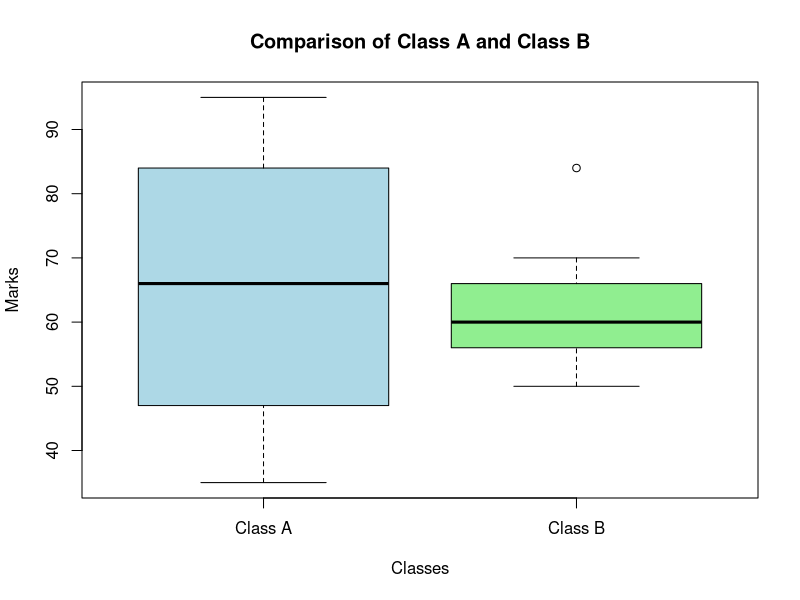

R code for this plot:

# Q3. Comparison of Class A and Class B

# Input Data
A <- c(76, 35, 47, 64, 95, 66, 89, 36, 84)
B <- c(51, 56, 84, 60, 59, 70, 63, 66, 50)

# (i) Mean, Median and Range

cat("Class A Statistics:\n")
cat("Mean =", mean(A), "\n")
cat("Median =", median(A), "\n")
cat("Range =", max(A) - min(A), "\n")

cat("\nClass B Statistics:\n")
cat("Mean =", mean(B), "\n")
cat("Median =", median(B), "\n")
cat("Range =", max(B) - min(B), "\n")

# (ii) Boxplot
boxplot(A, B,
        names = c("Class A", "Class B"),
        main = "Comparison of Class A and Class B",
        xlab = "Classes",
        ylab = "Marks",
        col = c("lightblue", "lightgreen"))
